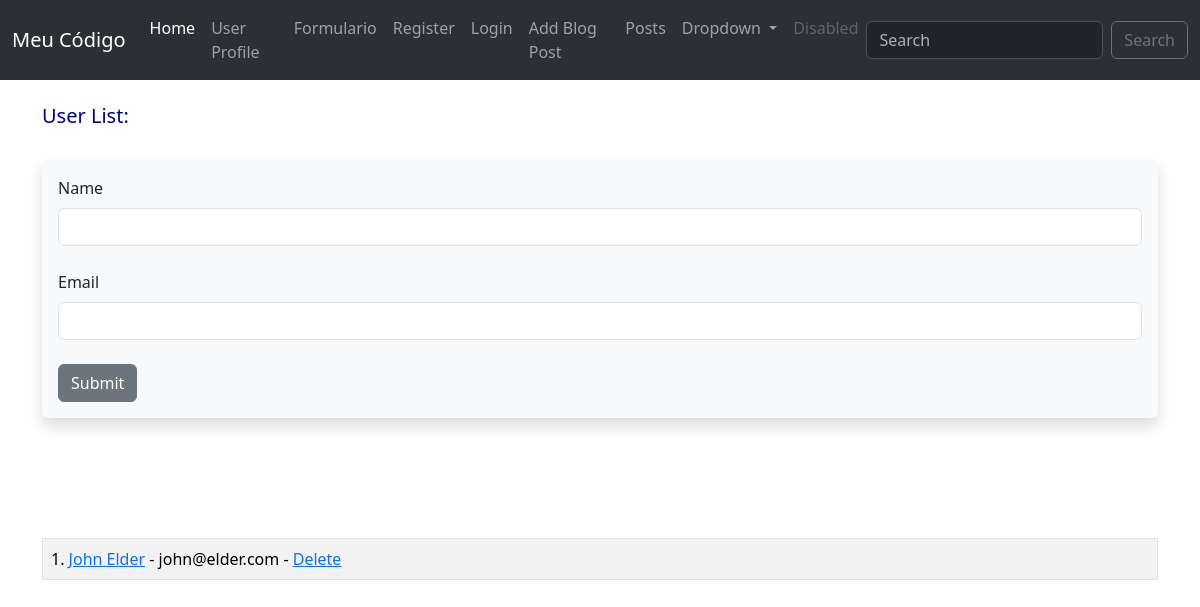
The page /user/add on the database as committed earlier.
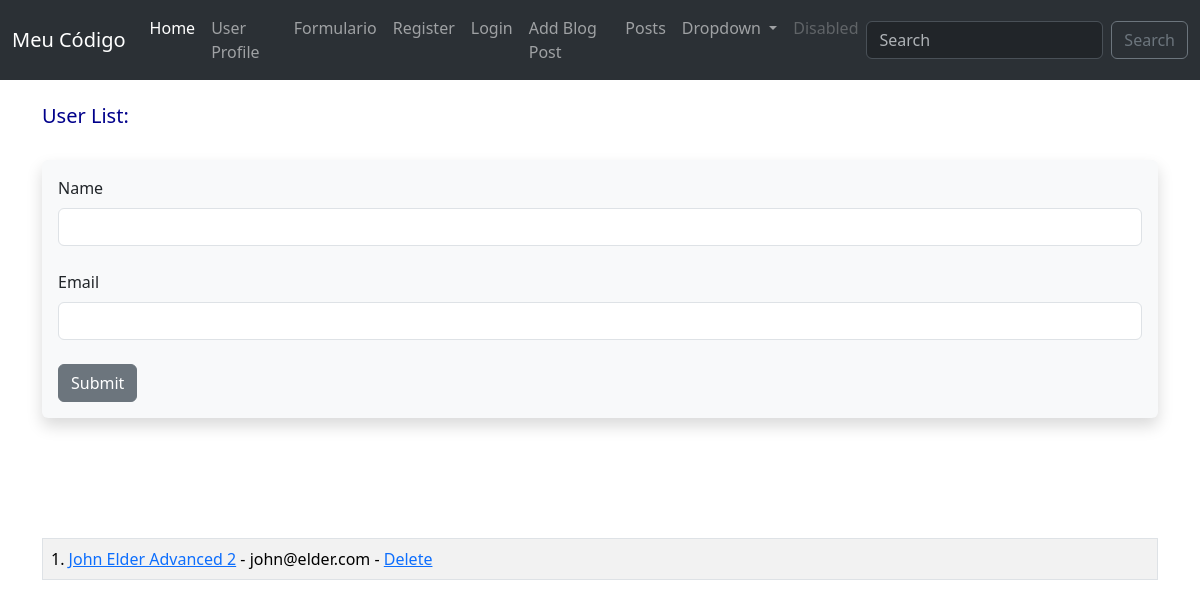
The same page on the database as committed later.
### app.py (models this page shows, shortened)
class Users(db.Model, UserMixin):
    id = db.Column(db.Integer, primary_key=True)
    username = db.Column(db.String(20), nullable=False, unique=True)
    name = db.Column(db.String(200), nullable=False)
    email = db.Column(db.String(120), nullable=False, unique=True)
    favorite_color = db.Column(db.String(120))
    date_added = db.Column(db.DateTime, default=datetime.now)
    password_hash = db.Column(db.String(128))
    posts = db.relationship('Posts', backref='poster')
    profile_pic = db.Column(db.String(), nullable=True)
    @property
    def password(self):
        raise AttributeError('Password is not a readable attribute')

### app.py (the view, shortened to what this page needs)
@app.route('/user/add', methods=['GET','POST'])
def add_user():
    name = None
    form = UserForm()
    our_users = Users.query.order_by(Users.date_added)
    return render_template("add_user.html",
                           form=form,
                           name=name,
                           our_users=our_users)

### webforms.py
class UserForm(FlaskForm):
    name = StringField("Name", validators=[DataRequired()])
    username = StringField("Username", validators=[DataRequired()])
    email = StringField("Email", validators=[DataRequired()])
    favorite_color = StringField("Favorite Color")
    password_hash = PasswordField('Password', validators=[DataRequired(), EqualTo('password_hash2', message='Passwords Must Match!')])
    password_hash2 = PasswordField('Confirm Password', validators=[DataRequired()])
    profile_pic = FileField("Profile Pic")
    submit = SubmitField("Submit")

class SearchForm(FlaskForm):
    searched = StringField("Searched", validators=[DataRequired()])
    submit = SubmitField("Submit")

### app.py (called while the page is built)
@app.context_processor
def base():
    form = SearchForm()
    return dict(form=form)

### templates/add_user.html (shortened to what this page needs)
<!DOCTYPE html>
<html lang="en">
<head>
</head>
<body>
    {% extends 'base.html'%}
    {% block content %}
    {% if name %}
        <h1>User Added!</h1>
        <br><br><br>
        <table class="table table-hover table-bordered table-striped">
            {% for our_user in our_users %}
            <tr>
                <td>
                {{our_user.id }}. <a href="{{
                    url_for('update', id=our_user.id)
                }}">{{our_user.name}}</a> - {{ our_user.email }} -
                <a href="{{ url_for('delete', id=our_user.id)
                }}">Delete</a>
                </td>
            <tr>
            {% endfor %}
        </table>
    {% else %}
        <h1>User List:</h1>
        <br/>
    <div class="shadow p-3 mb-5 bg-body-tertiary rounded">
        <form method="POST">
            {{ form.name.label(
                class="form-label"
            ) }}
            {{ form.name(
                class="form-control"
            ) }}
            <br>
            {{ form.email.label(
                class="form-label"
            ) }}
            {{ form.email(
                class="form-control"
            ) }}
            <br>
            {{ form.submit(
                class="btn btn-secondary"
            ) }}
        </form>
    </div>
    <br><br><br>
    <table class="table table-hover table-bordered table-striped">
    {% for our_user in our_users %}
    <tr>
        <td>
        {{our_user.id }}. <a href="{{
            url_for('update', id=our_user.id)
        }}">{{our_user.name}}</a> - {{ our_user.email }} -
        <a href="{{ url_for('delete', id=our_user.id)
    }}">Delete</a>
        </td>
    {% endfor %}
    </table>
    {% endif %}
    {% endblock %}

Rows that differ between the two databases and show on the page:
changed Users "john@elder.com": name "John Elder" → "John Elder Advanced 2"
